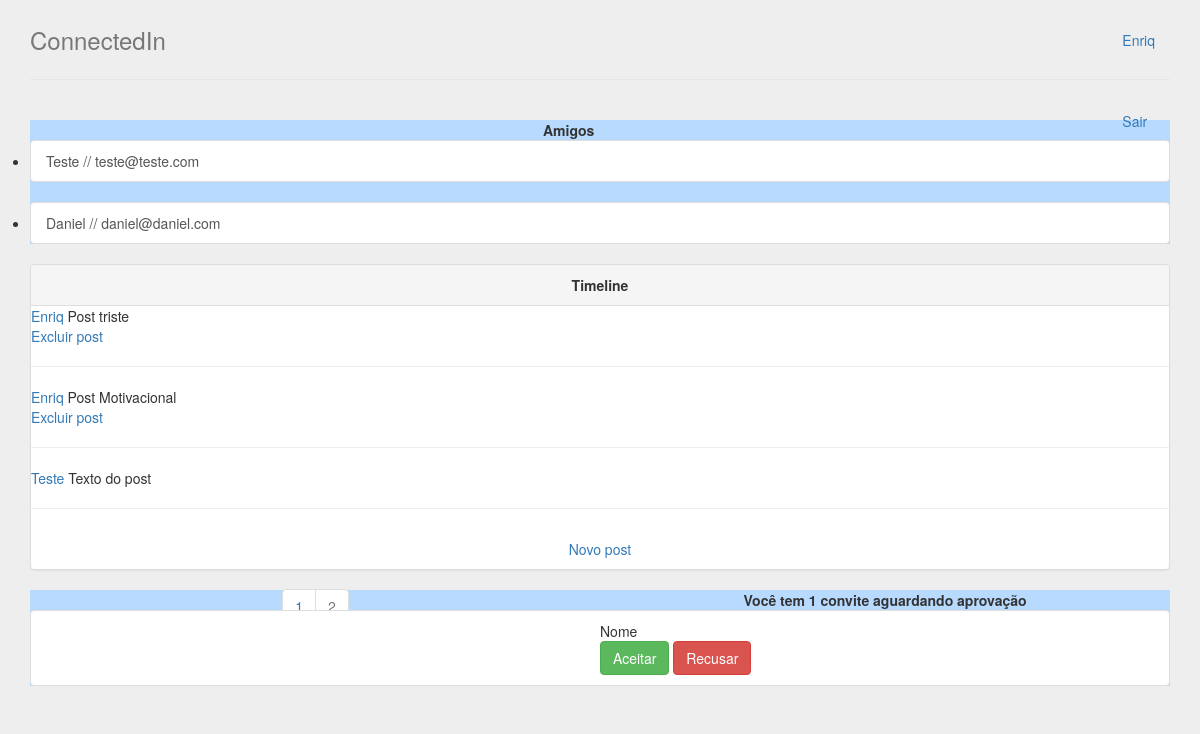
The page /?page=2 (signed in) on the database its author committed.
### perfis/models.py (models this page shows, shortened)
class Perfil(models.Model):
    nome = models.CharField(max_length=255, null=False)
    telefone = models.CharField(max_length=20, null= False)
    nome_empresa = models.CharField(max_length=255, null=False)
    contatos = models.ManyToManyField('Perfil')
    photo = models.ImageField(upload_to='profile_photo', blank=True, default='default_photo.png')
    usuario = models.OneToOneField(User, related_name='perfil', on_delete=models.CASCADE, null=True)
    @property
    def email(self):
        return self.usuario.email

class Post(models.Model):
    texto = models.TextField(null=False)
    data = models.DateTimeField(auto_now_add=True)
    perfil = models.ForeignKey('Perfil',
                               on_delete=models.CASCADE,
                               related_name='posts')
    foto = models.ImageField(upload_to='posts_fotos', blank=True, null=True)

class Convite(models.Model):
    solicitante = models.ForeignKey(Perfil,
                                    on_delete=models.CASCADE,
                                    related_name='convites_feitos' )
    convidado = models.ForeignKey(Perfil,
                                  on_delete= models.CASCADE,
                                  related_name='convites_recebidos')

### perfis/views.py (the view)
# urls.py: path('', perfis_views.index,name='index'),
@login_required()
def index(request):
    perfil_logado = request.user.perfil
    timeline_my_posts = perfil_logado.my_timeline.exibicao()
    page = request.GET.get('page', 1)
    paginator = Paginator(timeline_my_posts, 5)
    try:
        posts = paginator.page(page)
    except PageNotAnInteger:
        posts = paginator.page(1)
    except EmptyPage:
        posts = paginator.page(paginator.num_pages)
    return render(request, 'index.html',{'perfis' : Perfil.objects.all(), 'perfil_logado' : perfil_logado, 'posts': posts})

### perfis/models.py (called while the page is built)
    def exibicao(self):
        perfis = [perfil.id for perfil in self.perfil.contatos.all()]
        perfis.append(self.perfil.id)
        posts = Post.objects.filter(perfil__in=perfis).order_by('-data')
        return posts

### perfis/templates/index.html
{% extends 'base.html' %}
{% block body %}
    <div class="col-3">
        <div class="card" style="background: #b8daff">
            {% with total_de_contatos=perfil_logado.contatos.count %}
                {% if total_de_contatos %}
                    <div class="card-header text-center">
                        <strong>Amigos</strong>
                    </div>
                    {% for contato in perfil_logado.contatos.all %}
                        {% if contato.usuario.is_active %}
                            <ul class="list-group list-group-flush">
                                <li>
                                    <a href="{% url 'exibir' contato.id%}" class="list-group-item">
                                        {{ contato.nome }} // {{ contato.email }}
                                    </a>
                                </li>
                            </ul>
                        {% endif %}
                    {% endfor %}
                {% else %}
                    <div class="card" style="background: #ffffff">
                        <div class="card-header text-center">
                            <strong>Sem Amigos</strong>
                        </div>
                    </div>
                {% endif %}
            {% endwith %}
        </div>
    </div>
    <div class="col-6 border bg-light">
        <div class="panel panel-default">
            <div class="panel-heading text-center">
                <strong>Timeline</strong>
            </div>
            <div>
                {% if posts %}
                    {% for post in posts %}
                        <div class="card card-body">
                            <a href="{% url 'exibir' post.perfil.id %}">{{ post.perfil.nome }}</a>
                            {% if post.foto %}
                                {{ post.texto }}
                                <img src="{{ post.foto.url }}">
                            {% else %}
                                {{ post.texto }}
                            {% endif %}
                        </div>
                        {% if perfil_logado == post.perfil %}
                            <a href="{% url 'exluir_post' post.id %}">Excluir post</a>
                        {% endif %}
                        <hr/>
                    {% endfor %}
                {% endif %}
                <p class="text-center" style="margin-top: 30px"><a href="{% url 'novo_post' %}">Novo post</a></p>
            </div>
        {% include 'pagination.html' %}
        </div>
    </div>
    <div class="col-3">
        <div class="card" style="background: #b8daff">
            {% if perfil_logado.convites_recebidos.count %}
                <div class="card-header text-center">
                    <strong>Você tem {{ perfil_logado.convites_recebidos.count }} convite{{ perfil_logado.convites_recebidos.count|pluralize }} aguardando aprovação</strong>
                </div>
                <ul class="list-group">
                    {% for convite in perfil_logado.convites_recebidos.all %}
                        <li class="list-group-item">
                            {{ convite.solicitante.nome }}
                            <div class="float-right">
                                <a href="{% url 'aceitar' convite.id %}" class="btn btn-success" role="button">Aceitar</a>
                                <a href="{% url 'recusar' convite.id %}" class="btn btn-danger" role="button">Recusar</a>
                            </div>
                        </li>
                    {% endfor %}
                </ul>
            {% else %}
               <div class="card" style="background: #ffffff">
                   <div class="card-header text-center">
                       <strong>Sem Convites</strong>
                   </div>
               </div>
            {% endif %}
        </div>
    </div>
{% endblock %}

### perfis/templates/base.html (shortened to what this page needs)
{% load staticfiles%}
<!DOCTYPE html>
<html lang="pt-br">
<head>
    <link href="{% static 'styles/bootstrap.min.css' %}" rel="stylesheet"/>
    <link href="{% static 'styles/main.css' %}" rel="stylesheet"/>
    <link href="{% static 'scripts/vendor/bootstrap.min.js' %}" rel="stylesheet"/>
</head>
<body style="background-color: #eee">
<div class="container-fluid">
    <div class="col-lg-12">
        <div class="header">
            <ul class="nav nav-header pull-right">
                <li><a href="{% url 'exibir' perfil_logado.id %}">{{ perfil_logado.nome }}</a></li><hr/>
                <li><a href="{% url 'logout' %}">Sair</a></li>
            </ul>
            <h3 class="text-muted"><a href="{% url 'index' %}" class="text-muted">ConnectedIn</a></h3>
        </div>
        <div class="row content">
            {% block body %}
            {% endblock %}
        </div>
    </div>
</div>
</body>
</html>

### perfis/static/styles/main.css (style rules this page uses)
body { padding-top: 20px; padding-bottom: 20px; }
.header, .content, .footer { padding-left: 15px; padding-right: 15px; }
.header { border-bottom: 1px solid #e5e5e5; }
.header h3 { margin-top: 0; margin-bottom: 0; line-height: 40px; padding-bottom: 19px; }
.content { margin: 40px 0; }
@media screen and (min-width: 768px) { .header, .content, .footer { padding-left: 0; padding-right: 0; } }
@media screen and (min-width: 768px) { .header { margin-bottom: 30px; } }

### rows shown on the page
Perfil: nome "Enriq", convites_recebidos.count "1"
Perfil: nome "Teste", email "teste@teste.com"
Perfil: nome "Daniel", email "daniel@daniel.com"
Post: perfil.nome "Enriq", texto "Post triste", shows "Excluir post"
Post: perfil.nome "Enriq", texto "Post Motivacional", shows "Excluir post"
Post: perfil.nome "Teste", texto "Texto do post"
Convite: solicitante.nome "Nome"

### other values the page prints
{{ posts.previous_page_number }} "1"
{{ posts.number }} "2"
